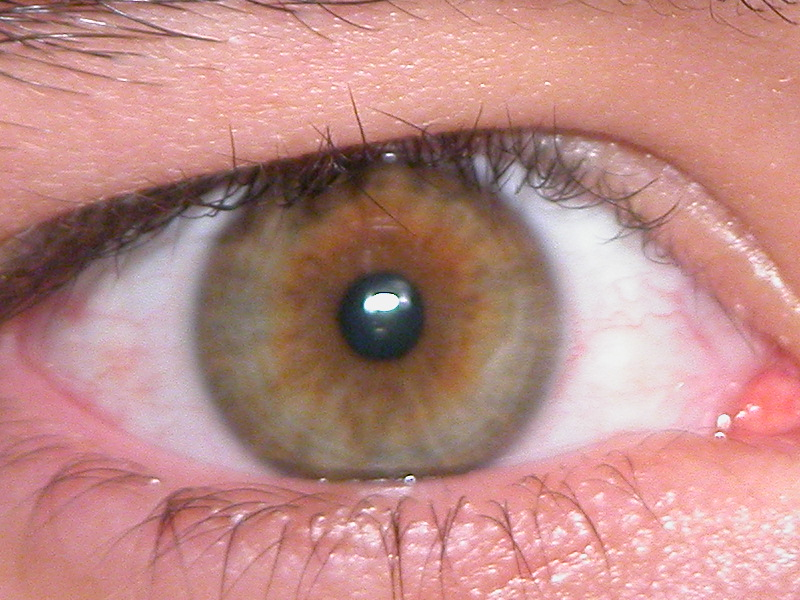
//> input picture images/Img_10_1_5.jpg, 800 x 600 px; its folder holds only this picture in this run
$ ./main   (built with g++ and OpenCV 4)
//> lines starting //> are read from the running program, lines starting //| are printed output that depends on the picture; after the words box and inside, x2 and y2 are one past the last pixel; in counts of white or black regions, pixels touching at a corner belong together
/*
 *  1. Pętla - wczytanie po kolei wszystkich zdjęć ze wskazanego folderu, zapisanie wynikowego zdjęcia.
 *  2. Pobranie zdjęcia RGB. Wydzielenie z wczytanego obrazu warstwy w kolorze czerwonym do detekcji źrenicy.
 *  3. Detekcja źrenicy: progowanie typu truncate (obcięcie wysokich wartości pikseli).
 *  4. Detekcja źrenicy: wykonanie operacji dilate i erode.
 *  5. Detekcja źrenicy: Rozmycie Gaussa.
 *  6. Detekcja źrenicy: Transformata Hougha (ograniczenie minimalnego promienia okręgu uniewrażliwia na detekcję refleksów światła.
 *  7. Naniesienie źrenicy na obraz.
 *  8. Zmiana obrazu RGB na GRAY do detekcja limbusa.
 *  9. Detekcja krawędzi limbusa - piksel prawej krawędzi ma po swojej prawej piksele o znacznie większej średniej wartości,
 *          a po lewej piksele o podobnej średniej wartości. Analogiczna procedura dla pikseli lewej krawędzi. Otrzymanie obrazu
 *          krawędzi limbusa.
 *  10. Selekcja krawędzi limbusa na obrazie - przypisanie pikselom położonym pomiędzy kątami 30 - 150st oraz 225 - 315st względem
 *          środka źrenicy wartości 0. Na obrazie pozostają tylko piksele, które leżą w zakresie kątowym odpowiadającym "pionowym"
 *          granicom limbusa.
 *  11. Detekcja okręgów na obrazie krawędzi limbusa poprzez zastosowanie własnej funkcji, wzorowanej na transformacie Hougha.
 *  12. Naniesienie limbusa na obraz.

 */
#include <iostream>
#include <cstdlib>
#include <opencv2/opencv.hpp>

using namespace std;
using namespace cv;


int main()
{
    // reading all images from folder, in for loop
    vector<cv::String> fn;
    glob("/home/stanley/Pulpit/praca_mgr/praca_mgr/program8/images/*.jpg", fn, false);
    vector<Mat> images;
    size_t count = fn.size(); //number of png files in images folder
    for (size_t i=0; i<count; i++)
    {
        Mat src, pupilRed, resultImage;
        //src=imread("oko10.jpg");
        src=imread(fn[i]);
//> src is the input picture: 600 rows x 800 cols, CV_8UC3; mean B, G, R 134.6, 139.2, 189.1
        resultImage = src;
        Mat bgr[3];   //destination array
        split(src,bgr);//split source
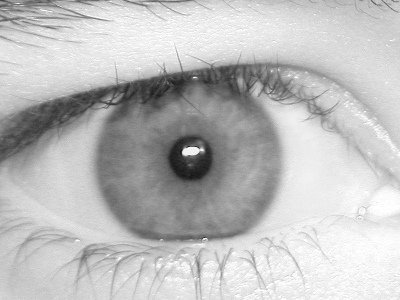
//> bgr[2]: 600 rows x 800 cols, CV_8UC1 (shown at 1/2 size); min 0, max 255, mean 189.1
        // [12 lines of commented-out code are left out]
        pupilRed=bgr[2];    //red layer, pupil detecting

        threshold(pupilRed, pupilRed, 80, 255, 2);
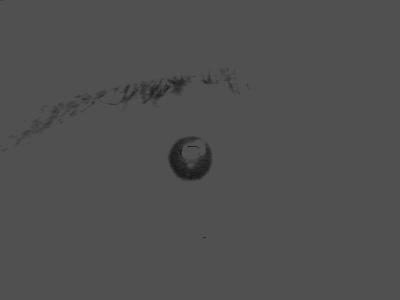
//> pupilRed: 600 rows x 800 cols, CV_8UC1 (shown at 1/2 size); min 0, max 80, mean 79.3
        // element for specified dilation and erosion
        Mat element = getStructuringElement( MORPH_RECT,
                                        Size( 7, 7 ));
        Mat element2 = getStructuringElement( MORPH_RECT,
                                        Size( 5, 5 ));

        dilate(pupilRed, pupilRed, element);
//> pupilRed: 600 rows x 800 cols, CV_8UC1; 3.63% of pixels changed, all inside (x1, y1, x2, y2) = (0, 0, 752, 480)
        erode(pupilRed, pupilRed, element2);
//> pupilRed: 600 rows x 800 cols, CV_8UC1; min 34, max 80, mean 79.6

        GaussianBlur(pupilRed, pupilRed, Size(11,11), 2, 2 );
//> pupilRed: 600 rows x 800 cols, CV_8UC1; min 35, max 80, mean 79.6

        namedWindow("pupilRed", WINDOW_AUTOSIZE);
        imshow("pupilRed", pupilRed);

        // circles detection - pupil
        vector<Vec3f> circlesPupil;
        HoughCircles( pupilRed, circlesPupil, CV_HOUGH_GRADIENT, 2, pupilRed.rows, 25, 15,
                  pupilRed.rows/20, pupilRed.rows/6);
//> circlesPupil = 1 circle (x, y, radius): [383, 319, 39.2]

        // drawing a pupil circle on result image
        Point center(cvRound(circlesPupil[0][0]), cvRound(circlesPupil[0][1]));
//> center = Point(383, 319)
        int radiusPupil = cvRound(circlesPupil[0][2]);
//> radiusPupil = 39
        circle( resultImage, center, 3, Scalar(0,0,255), -1, 8, 0 );
//> resultImage: 600 rows x 800 cols, CV_8UC3; 29 pixels changed, all inside (x1, y1, x2, y2) = (380, 316, 387, 323)
        circle( resultImage, center, radiusPupil, Scalar(0,0,255), 1, 8, 0 );
//> resultImage: 600 rows x 800 cols, CV_8UC3; mean B, G, R 134.6, 139.2, 189.2

        //////////////// LIMBUS DETECTING

        cvtColor(src, src, CV_BGR2GRAY);
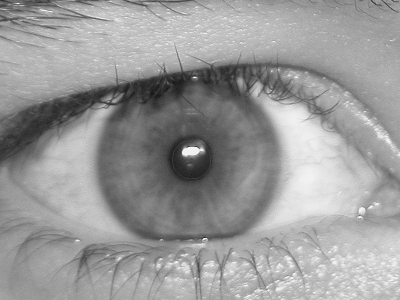
//> src: 600 rows x 800 cols, CV_8UC1 (shown at 1/2 size); min 5, max 255, mean 153.6
        // center of pupil
        int xp = circlesPupil[0][0]; //column
//> xp = 383
        int yp = circlesPupil[0][1]; //row
//> yp = 319

        // image of limbus edges
        Mat limbusEdgeImage (src.rows, src.cols, src.type());
        limbusEdgeImage = 0;
        int neighbours = 50; //number od pixels on the left and right

        //this loop is searching edges on the left of pupil
        for (int i=neighbours; i<xp; i++)
        {
            for (int j=0; j<src.rows; j++)
            {
                float meanRight = 0;
                float meanLeft = 0;
                for (int k=0; k<neighbours; k++)
                {
                    //mean values od pixels on the right and left
                    meanRight += src.at<uchar>(j, i+k);
                    meanLeft += src.at<uchar>(j, i-k);
                }
                meanRight = meanRight / neighbours;
                meanLeft = meanLeft / neighbours;
                int actualValue = src.at<uchar>(j, i);
                if ( (abs(meanRight - actualValue) < 15 ) && (abs(meanLeft - actualValue) > 50) )
                    limbusEdgeImage.at<uchar>(j, i) = 255;
                else
                    limbusEdgeImage.at<uchar>(j, i) = 0;
            }
        }
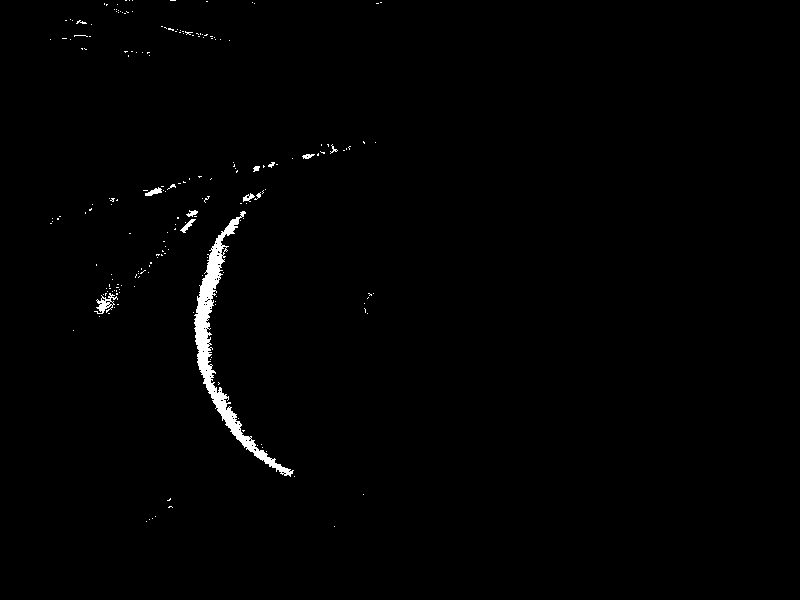
//> limbusEdgeImage: 600 rows x 800 cols, CV_8UC1; 0.91% white; 200 white regions (188 under 20 px), largest, box (x1, y1, x2, y2) and area: (194, 211, 294, 477) 3310, (94, 293, 118, 314) 192, (145, 187, 162, 196) 78

        //this loop is searching edges on the right of pupil
        for (int i=xp; i<src.cols-neighbours; i++)
        {
            for (int j=0; j<src.rows; j++)
            {
                float meanRight = 0;
                float meanLeft = 0;
                for (int k=0; k<neighbours; k++)
                {
                    meanRight += src.at<uchar>(j, i+k);
                    meanLeft += src.at<uchar>(j, i-k);
                }
                meanRight = meanRight / neighbours;
                meanLeft = meanLeft / neighbours;
                int actualValue = src.at<uchar>(j, i);
                if ( (abs(meanLeft - actualValue) < 15 ) && (abs(meanRight - actualValue) > 50) )
                    limbusEdgeImage.at<uchar>(j, i) = 255;
                else
                    limbusEdgeImage.at<uchar>(j, i) = 0;
            }
        }
//> limbusEdgeImage: 600 rows x 800 cols, CV_8UC1; 2% white; 318 white regions (300 under 20 px), largest, box (x1, y1, x2, y2) and area: (454, 166, 563, 475) 4298, (194, 211, 294, 477) 3310, (583, 210, 616, 239) 486

        //namedWindow("limbusEdgeImage", WINDOW_AUTOSIZE);
        //imshow("limbusEdgeImage", limbusEdgeImage);


        // deleting pixels in 30-150st and 225-315st

        // deleting on the left of pupil
        for (int i=0; i<xp; i++)
        {
            for (int j=0; j<limbusEdgeImage.rows; j++)
            {
                float tangens = (float)(-j + yp) / (xp - i);
                if ((tangens<-1) || (tangens>0.577))
                    limbusEdgeImage.at<uchar>(j, i) = 0;
            }
        }
//> limbusEdgeImage: 600 rows x 800 cols, CV_8UC1; 1.8% white; 205 white regions (194 under 20 px), largest, box (x1, y1, x2, y2) and area: (454, 166, 563, 475) 4298, (194, 228, 256, 452) 2853, (583, 210, 616, 239) 486

        // deleting on the right of pupil
        for (int i=xp; i<limbusEdgeImage.cols; i++)
        {
            for (int j=0; j<limbusEdgeImage.rows; j++)
            {
                float tangens = (float)(-j + yp) / (xp - i);
                if ((tangens<-0.577) || (tangens>1))
                    limbusEdgeImage.at<uchar>(j, i) = 0;
            }
        }
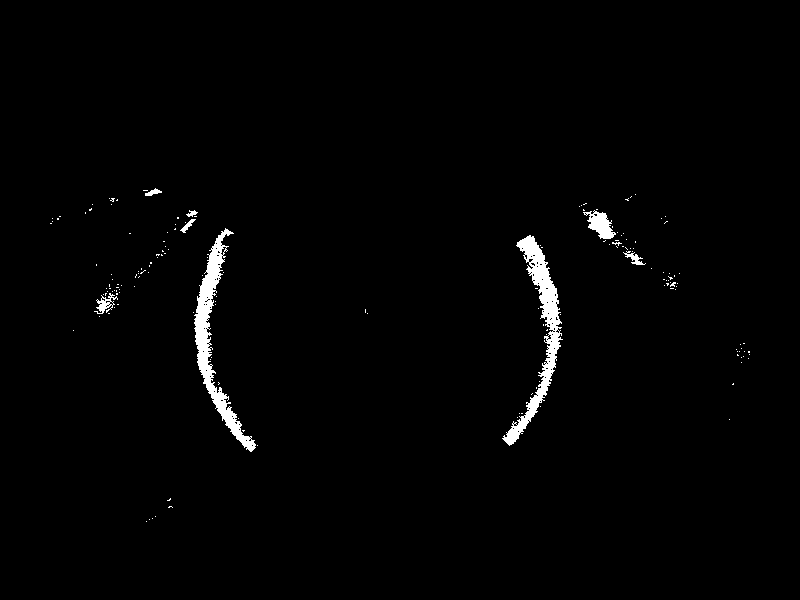
//> limbusEdgeImage: 600 rows x 800 cols, CV_8UC1; 1.5% white; 165 white regions (157 under 20 px), largest, box (x1, y1, x2, y2) and area: (194, 228, 256, 452) 2853, (502, 235, 563, 446) 2837, (583, 210, 616, 239) 486

        //namedWindow("limbusEdgeImage", WINDOW_AUTOSIZE);
        //imshow("limbusEdgeImage", limbusEdgeImage);


        // circles detection - own function, without canny

        erode(limbusEdgeImage, limbusEdgeImage, Mat());  //deleting single pixels
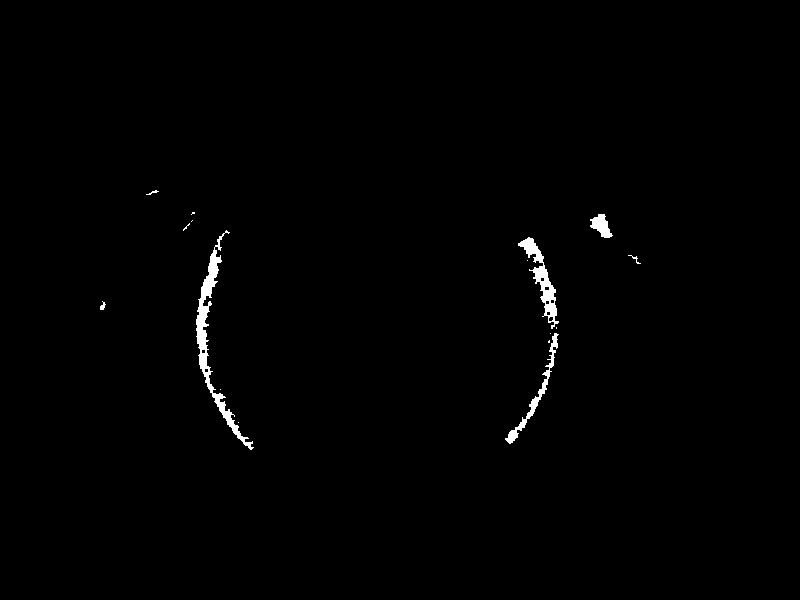
//> limbusEdgeImage: 600 rows x 800 cols, CV_8UC1; 0.78% white; 16 white regions (9 under 20 px), largest, box (x1, y1, x2, y2) and area: (196, 230, 254, 450) 1719, (518, 237, 559, 329) 965, (505, 333, 559, 444) 632
        namedWindow("limbusEdgeImage", WINDOW_AUTOSIZE);
        imshow("limbusEdgeImage", limbusEdgeImage);

        // vectors - table with informaction about detected circles
        vector <int> centerX, centerY, rLimb, power;

        // a loop which detecting circles with center placed in pupil
        for (int r=(int)1.25 * radiusPupil; r<limbusEdgeImage.rows / 2; r+=4)
        {
            // image with circles from many pixels
            Mat circles (limbusEdgeImage.rows, limbusEdgeImage.cols, limbusEdgeImage.type());
            circles = 0;

            // vectors with informaction about position of non-zero pixels
            vector <int> xFill;
            vector <int> yFill;

            int iter = 0;
            for (int x=0; x<limbusEdgeImage.cols; x++)
            {
                for (int y=0; y<limbusEdgeImage.rows; y++)
                {
                    if (limbusEdgeImage.at<uchar>(y , x) != 0)
                    {
                        xFill.push_back(x);
                        yFill.push_back(y);
                        iter++;
                    }
                }
            }

            // random numbers
            int numRand = 200;
            int random[numRand] = {0};
            for (int i=0; i<numRand; i++)
                random[i] = rand() % iter;

            //drawing circles from random pixels
            for (int i=0; i<numRand; i++)
            {
                Point center(xFill[random[i]], yFill[random[i]]);
                int radius = r;
                Mat temporary (limbusEdgeImage.rows, limbusEdgeImage.cols, limbusEdgeImage.type());
                temporary = 0;
                circle( temporary, center, radius, Scalar(1,0,0), 1, 8, 0 );
                circles += temporary;
            }

            int actualValue = 0, centerx, centery;  //parameters of the best circle for actual radius r (from loop)
            for (int x=0; x<limbusEdgeImage.cols; x++)
            {
                for (int y=0; y<limbusEdgeImage.rows; y++)
                {
                    if (circles.at<uchar>(y , x) > actualValue)
                    {
                        centerx = x;
                        centery = y;
                        actualValue = circles.at<uchar>(y , x);
                    }
                }
            }

            //remember this circle, if the center is in the pupil
            if ( pow(xp - centerx, 2) + pow(yp - centery, 2) < pow(radiusPupil, 2))
            {
                centerX.push_back(centerx);
                centerY.push_back(centery);
                rLimb.push_back(r);
                power.push_back(actualValue);
            }
        }
//> this loop made 66 passes

        // choosing the best circle
        int maxPower = 0;
        int z = 0;
        for( size_t i = 0; i < power.size(); i++ )
        {
            if (power[i] > maxPower)
            {
                maxPower = power[i];
                z=i;
            }
        }

        // drawing limbus circle
        Point centerLimb(centerX[z], centerY[z]);
        int radiusLimb = rLimb[z];
        circle( resultImage, centerLimb, radiusLimb, Scalar(255,0,0), 1, 8, 0 );
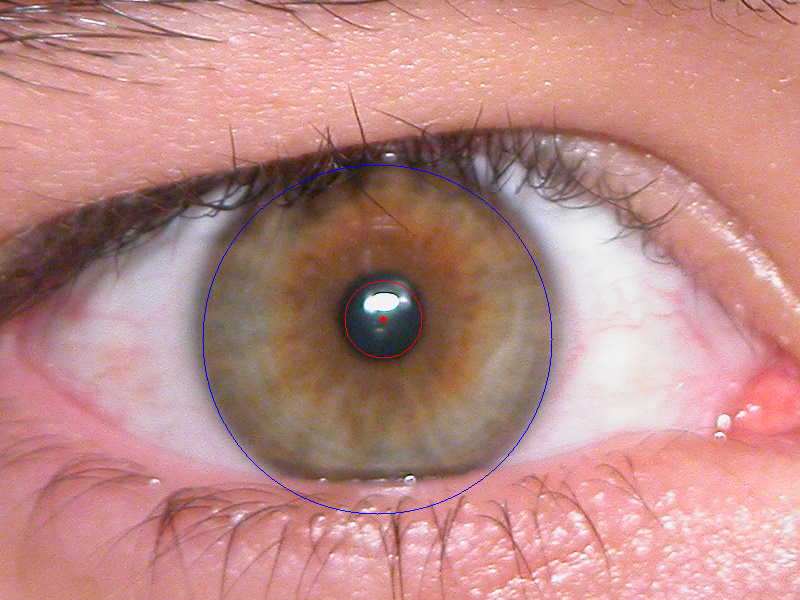
//> resultImage: 600 rows x 800 cols, CV_8UC3; mean B, G, R 134.9, 139, 188.9

        // view the result image
        namedWindow("resultImage", WINDOW_AUTOSIZE);
        imshow("resultImage", resultImage);

        waitKey(0);

        // saving result images
        String im_name = fn[i]+"_edit";
        cout<<im_name<<endl;
        imwrite(im_name, resultImage);
    }
    return 0;
}

$ run again, on images/Img_14_1_4.jpg
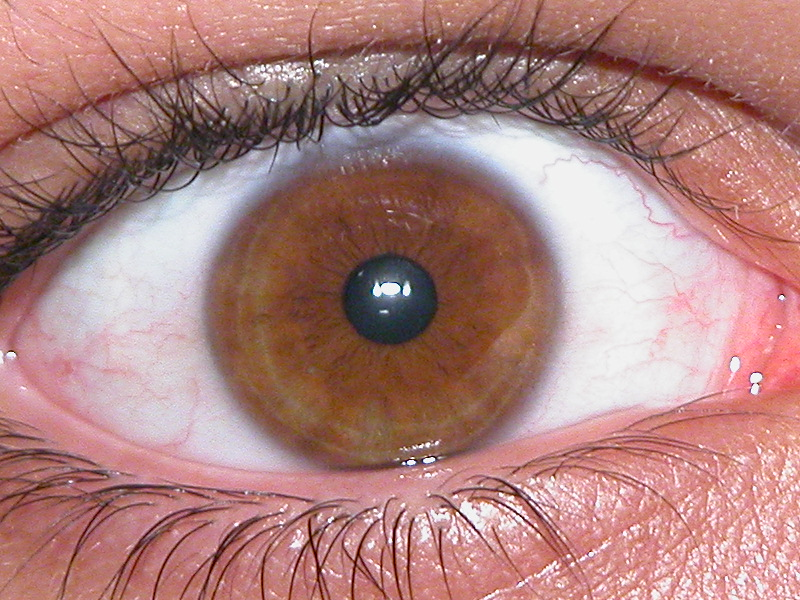
//> input picture images/Img_14_1_4.jpg, 800 x 600 px
//> src is the input picture: 600 rows x 800 cols, CV_8UC3; mean B, G, R 126.1, 129.2, 173.1
//> circlesPupil = 1 circle (x, y, radius): [395, 299, 40.2]
//> `Point center(cvRound(circlesPupil[0][0]), cvRound(circlesPupil[0][1]));`: center = Point(395, 299)
//> radiusPupil = 40
//> src: 600 rows x 800 cols, CV_8UC1
//> xp = 395
//> yp = 299
//> `erode(limbusEdgeImage, limbusEdgeImage, Mat());`:
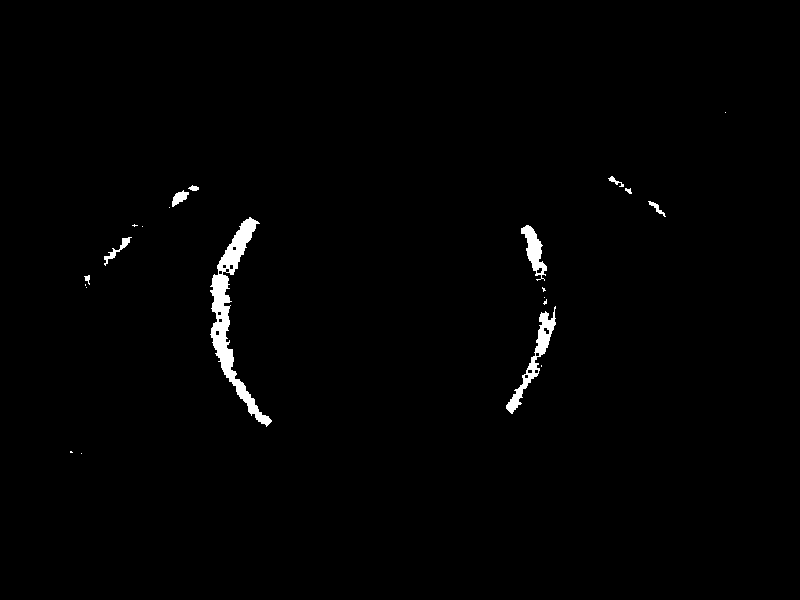
//> limbusEdgeImage: 600 rows x 800 cols, CV_8UC1; 1.1% white; 22 white regions (12 under 20 px), largest, box (x1, y1, x2, y2) and area: (210, 217, 272, 427) 2930, (506, 306, 556, 414) 1018, (521, 225, 547, 281) 622
//> the loop `for (int r=(int)1.25 * radiusPupil; r<limbusEdgeImage.rows / 2; r+=4)` made 65 passes
//> `circle( resultImage, centerLimb, radiusLimb, Scalar(255,0,0), 1, 8, 0 );`:
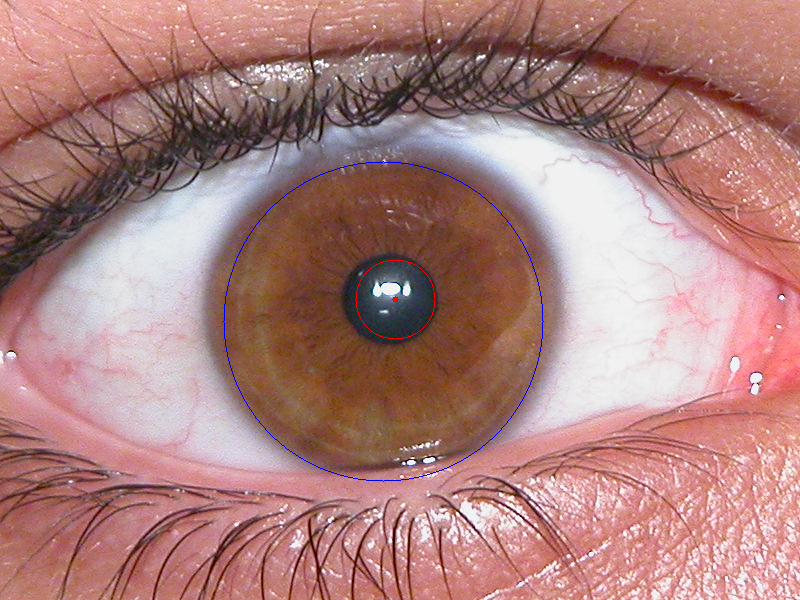
//> resultImage: 600 rows x 800 cols, CV_8UC3; mean B, G, R 126.3, 128.9, 173
